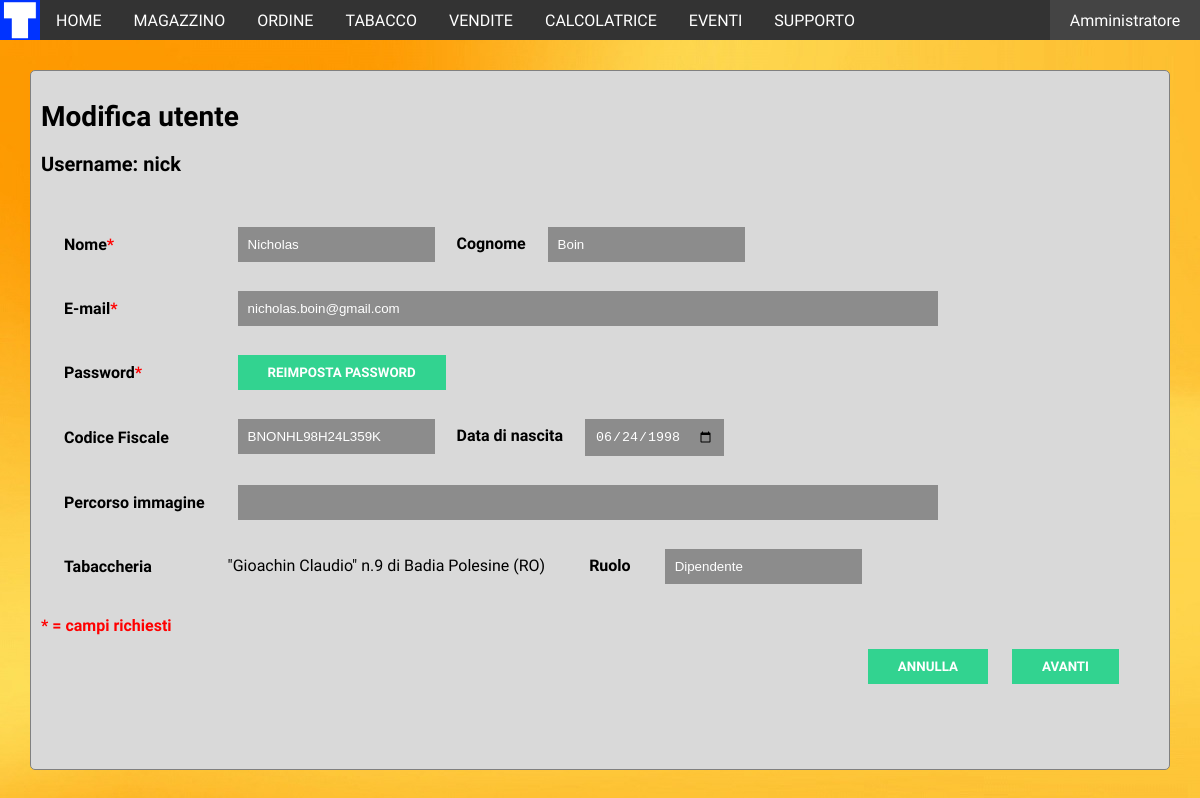
Screenshot of /modificautente.php?username=nick (signed in) with the database file from the repository.
### tables this page shows
CREATE TABLE `utenti` (
  `username` varchar(30) NOT NULL,
  `email` text NOT NULL,
  `password` varchar(128) NOT NULL,
  `nome` varchar(30) NOT NULL,
  `cognome` varchar(30) DEFAULT NULL,
  `cf` varchar(16) DEFAULT NULL,
  `immagine` text,
  `ruolo` varchar(30) DEFAULT NULL,
  `admin` tinyint(1) NOT NULL,
  `datanascita` date DEFAULT NULL,
  `tabaccheria` int(11) NOT NULL,
  `comune` varchar(75) NOT NULL,
  `provincia` varchar(2) NOT NULL
);

CREATE TABLE `tabaccheria` (
  `numero` int(11) NOT NULL,
  `piva` varchar(11) NOT NULL,
  `nome` text NOT NULL,
  `localita` text,
  `indirizzo` text,
  `n_civico` varchar(10) DEFAULT NULL,
  `tel` varchar(16) DEFAULT NULL,
  `fax` varchar(16) DEFAULT NULL,
  `ordine_to_magazzino` tinyint(4) NOT NULL,
  `comune` varchar(75) NOT NULL,
  `provincia` varchar(2) NOT NULL
);

### php/session.php (called while the page is built, shortened)
<?php
include ('connetti.php');
$tabaccheria_numero = $_SESSION['num_tabaccheria'];
$tabaccheria_provincia = $_SESSION['provincia'];
$tabaccheria_comune = $_SESSION['comune'];
$query = "SELECT * FROM Tabaccheria WHERE numero = '".$tabaccheria_numero."' AND provincia = '".$tabaccheria_provincia."' AND comune = '".$tabaccheria_comune."';";
$result = mysqli_query($conn, $query);
$tabaccheria_row = mysqli_fetch_array($result);
$tabaccheria_nome = $tabaccheria_row["nome"];
?>

### php/adminauth.php (called while the page is built, shortened)
<?php
include ('session.php');
?>

### modificautente.php (the view, shortened to what this page needs)
<?php
	include("php/adminauth.php");
	if (isset($_GET["username"])) {
		$sql = "SELECT * FROM Utenti WHERE username = '".$_GET["username"]."' AND tabaccheria = '".$tabaccheria_numero
			."' AND provincia = '".$tabaccheria_provincia."' AND comune = '".$tabaccheria_comune."';";
		$result = mysqli_query($conn, $sql);
		if(mysqli_num_rows($result) == 1){
			$user_selected_row = mysqli_fetch_array($result);
		} else {
			$_SESSION["dettagli_errore"] ="Parametro username non corretto!";
			$_SESSION["titolo_errore"] ="Errore individuazione utente nella tabaccheria specificata";
			header("Location: php/error.php");
		}
	} else {
		$_SESSION["dettagli_errore"] ="Parametro username non corretto!";
		$_SESSION["titolo_errore"] ="Errore individuazione utente";
		header("Location: php/error.php");
	}
?>
<html>
	<head>
		<link rel="stylesheet" href="css/navigation.css">
		<link rel="stylesheet" href="css/gestionale.css">
		<link rel="stylesheet" href="css/base.css">
		<link rel="stylesheet" href="css/forms.css">
		<link rel="stylesheet" href="css/tableforms.css">
	</head>
	<body>
		<?php
			include("navigation.php");
		?>
		<div class=box>
			<h1>Modifica utente</h1>
			<h2>Username: <?php echo $_GET["username"]; ?></h2>
			<form action="php/edituser.php" method=POST>
				<p>
					<table id=dati>
						<tr>
							<td><b>Nome<span style="color:red;">*</span></b></td>
							<td><input type=text name=nome <?php if (isset($user_selected_row["nome"])) { echo "value='".$user_selected_row["nome"]."'"; } ?> required/>
							 &nbsp <b>Cognome</b> &nbsp
							<input type=text name=cognome <?php if (isset($user_selected_row["cognome"])) { echo "value='".$user_selected_row["cognome"]."'"; } ?>/>
							</td>
						</tr>
						<tr>
							<td><b>E-mail<span style="color:red;">*</span></b></td>
							<td><input class=field type=email name=email <?php if (isset($user_selected_row["email"])) { echo "value='".$user_selected_row["email"]."'"; } ?> required/></td>
						</tr>
						<tr>
							<td><b>Password<span style="color:red;">*</span></b></td>
							<td><input type=button value="REIMPOSTA PASSWORD"  class="tasto" onclick="window.location.href='resetpw.php?username=<?php echo $_GET["username"];?>';"/>
							</td>
						</tr>
						<tr>
							<td><b>Codice Fiscale</b></td>
							<td><input type=text <?php if (isset($user_selected_row["cf"])) { echo "value='".$user_selected_row["cf"]."'"; } ?>
							maxlength=16 name='cf' pattern="^[A-Z]{6}[A-Z0-9]{2}[A-Z][A-Z0-9]{2}[A-Z][A-Z0-9]{3}[A-Z]$"/>
							 &nbsp <b>Data di nascita</b> &nbsp
							<input type=date <?php if (isset($user_selected_row["datanascita"])) { echo "value='".$user_selected_row["datanascita"]."'"; } ?> name='datanascita'/></td>
						</tr>
						<tr>
							<td><b>Percorso immagine</b></td>
							<td><input class=field type=text name=immagine <?php if (isset($user_selected_row["immagine"])) { echo "value='".$user_selected_row["immagine"]."'"; } ?>/></td>
						</tr>
						<tr>
							<td><b>Tabaccheria</b></td>
							<td>
								"<?php echo $tabaccheria_nome; ?>" n.<?php echo $tabaccheria_numero.' di '.$tabaccheria_comune.' ('.$tabaccheria_provincia.')'; ?>
								<span style="margin: 0 20px 0 40px;"><b>Ruolo</b></span>
								<input list="ruolo" name="ruolo" <?php if (isset($user_selected_row["ruolo"])) { echo "value='".$user_selected_row["ruolo"]."'"; } ?>/>
							</td>
						</tr>
					</table>
				</p>
				<div class=apply>
					<input type=button class=tasto value="ANNULLA" onclick="window.location.href='main.php';"/>
					<input type=submit class=tasto value="AVANTI"/>
				</div>
			</form>
			<div style="position: absolute; float: left; color: red;"><b>* = campi richiesti</b></div>
		</div>
	</body>
</html>

### css/navigation.css (style rules this page uses)
body { margin: 0; }

### css/gestionale.css (style rules this page uses)
.box { position: absolute; background-color: #d9d9d9; top: 70px; left: 30px; bottom: 30px; right: 30px; border: solid 1px gray; border-radius: 5px; padding: 10px; overflow: auto; }

### css/base.css (style rules this page uses)
body { font-family: 'RobotoDraft', Arial, sans-serif; }
h1 { font-size: 28px; }
h2 { font-size: 20px; }

### css/forms.css (style rules this page uses)
input, select { padding:10px 10px; margin: 3px 10px; border:none; background:#8C8C8C; text-decoration: none; color: white; }
.field { width: 700px; }
.tasto { font-family: "RobotoDraft", "Roboto", sans-serif; background: #32D390; border: 0; margin-left: 10px; padding: 10px 30px; text-decoration: none; font-weight: bold; color: white; }
div.apply { float: right; margin: 30px; }

### css/tableforms.css (style rules this page uses)
#dati { padding: 10px; margin-left: 10px; border: none; }
#dati td { padding-top: 20px; padding-right: 20px; }

### rows the page displays
utenti: nome "Nicholas", cognome "Boin", email "nicholas.boin@gmail.com", cf "BNONHL98H24L359K", datanascita "06/24/1998", ruolo "Dipendente"
tabaccheria: nome "Gioachin Claudio"

### other values shown
$logged_user_nome "Amministratore"
$_GET["username"] "nick"
$tabaccheria_numero "9"
$tabaccheria_comune "Badia Polesine"
$tabaccheria_provincia "RO"
